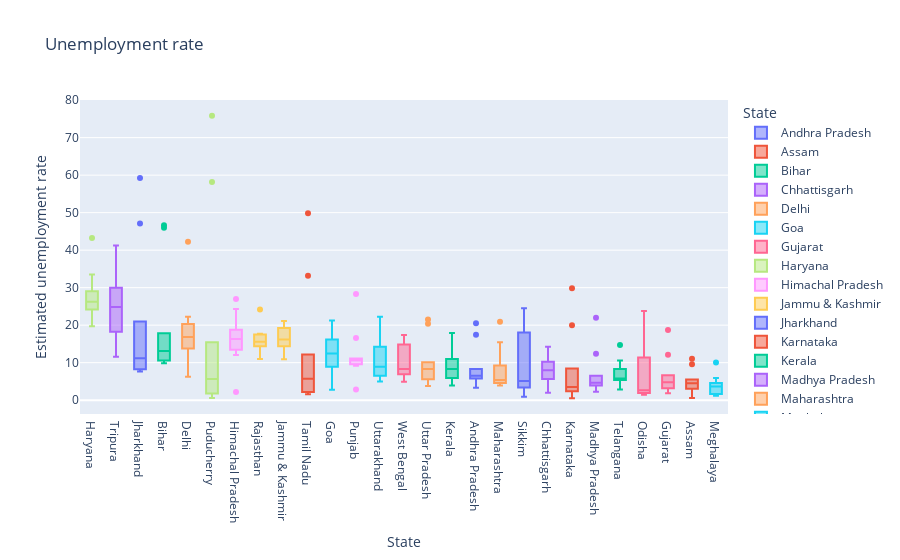

The notebook cell this image was saved under:
### Code cell
# Let's get the unempoyment rate by states using Box Plot
import plotly.express as px
fig = px.box(df, x='State', y='Estimated unemployment rate', color='State', title='Unemployment rate', template='plotly')
fig.update_layout(xaxis={'categoryorder': 'total descending'})
fig.show()

### Figure 1 — Plotly figure (JSON) as saved in the notebook; plotly's stock layout.template omitted (floating-point values rounded to 4 significant figures)
{"data": [{"alignmentgroup": "True", "hovertemplate": "State=%{x}<br>Estimated unemployment rate=%{y}<extra></extra>", "legendgroup": "Andhra Pradesh", "marker": {"color": "#636efa"}, "name": "Andhra Pradesh", "notched": false, "offsetgroup": "Andhra Pradesh", "orientation": "v", "showlegend": true, "type": "box", "x": ["Andhra Pradesh", "Andhra Pradesh", "Andhra Pradesh", "Andhra Pradesh", "Andhra Pradesh", "Andhra Pradesh", "Andhra Pradesh", "Andhra Pradesh", "Andhra Pradesh", "Andhra Pradesh"], "x0": " ", "xaxis": "x", "y": [5.48, 5.83, 5.79, 20.51, 17.43, 3.31, 8.34, 6.96, 6.4, 6.59], "y0": " ", "yaxis": "y"}, {"alignmentgroup": "True", "hovertemplate": "State=%{x}<br>Estimated unemployment rate=%{y}<extra></extra>", "legendgroup": "Assam", "marker": {"color": "#EF553B"}, "name": "Assam", "notched": false, "offsetgroup": "Assam", "orientation": "v", "showlegend": true, "type": "box", "x": ["Assam", "Assam", "Assam", "Assam", "Assam", "Assam", "Assam", "Assam", "Assam", "Assam"], "x0": " ", "xaxis": "x", "y": [4.66, 4.41, 4.77, 11.06, 9.55, 0.6, 3.77, 5.53, 1.19, 3.02], "y0": " ", "yaxis": "y"}, {"alignmentgroup": "True", "hovertemplate": "State=%{x}<br>Estimated unemployment rate=%{y}<extra></extra>", "legendgroup": "Bihar", "marker": {"color": "#00cc96"}, "name": "Bihar", "notched": false, "offsetgroup": "Bihar", "orientation": "v", "showlegend": true, "type": "box", "x": ["Bihar", "Bihar", "Bihar", "Bihar", "Bihar", "Bihar", "Bihar", "Bihar", "Bihar", "Bihar"], "x0": " ", "xaxis": "x", "y": [10.61, 10.29, 15.43, 46.64, 45.96, 17.82, 12.79, 13.44, 11.91, 9.82], "y0": " ", "yaxis": "y"}, {"alignmentgroup": "True", "hovertemplate": "State=%{x}<br>Estimated unemployment rate=%{y}<extra></extra>", "legendgroup": "Chhattisgarh", "marker": {"color": "#ab63fa"}, "name": "Chhattisgarh", "notched": false, "offsetgroup": "Chhattisgarh", "orientation": "v", "showlegend": true, "type": "box", "x": ["Chhattisgarh", "Chhattisgarh", "Chhattisgarh", "Chhattisgarh", "Chhattisgarh", "Chhattisgarh", "Chhattisgarh", "Chhattisgarh", "Chhattisgarh", "Chhattisgarh"], "x0": " ", "xaxis": "x", "y": [9.65, 8.38, 7.54, 3.41, 10.5, 14.23, 10.27, 5.63, 1.96, 6.62], "y0": " ", "yaxis": "y"}, {"alignmentgroup": "True", "hovertemplate": "State=%{x}<br>Estimated unemployment rate=%{y}<extra></extra>", "legendgroup": "Delhi", "marker": {"color": "#FFA15A"}, "name": "Delhi", "notched": false, "offsetgroup": "Delhi", "orientation": "v", "showlegend": true, "type": "box", "x": ["Delhi", "Delhi", "Delhi", "Delhi", "Delhi", "Delhi", "Delhi", "Delhi", "Delhi", "Delhi"], "x0": " ", "xaxis": "x", "y": [22.23, 14.84, 17.04, 16.68, 42.27, 18.19, 20.3, 13.79, 12.53, 6.27], "y0": " ", "yaxis": "y"}, {"alignmentgroup": "True", "hovertemplate": "State=%{x}<br>Estimated unemployment rate=%{y}<extra></extra>", "legendgroup": "Goa", "marker": {"color": "#19d3f3"}, "name": "Goa", "notched": false, "offsetgroup": "Goa", "orientation": "v", "showlegend": true, "type": "box", "x": ["Goa", "Goa", "Goa", "Goa", "Goa", "Goa", "Goa", "Goa", "Goa", "Goa"], "x0": " ", "xaxis": "x", "y": [8.89, 2.81, 5.25, 13.31, 21.25, 9.96, 17.07, 16.21, 15.38, 11.54], "y0": " ", "yaxis": "y"}, {"alignmentgroup": "True", "hovertemplate": "State=%{x}<br>Estimated unemployment rate=%{y}<extra></extra>", "legendgroup": "Gujarat", "marker": {"color": "#FF6692"}, "name": "Gujarat", "notched": false, "offsetgroup": "Gujarat", "orientation": "v", "showlegend": true, "type": "box", "x": ["Gujarat", "Gujarat", "Gujarat", "Gujarat", "Gujarat", "Gujarat", "Gujarat", "Gujarat", "Gujarat", "Gujarat"], "x0": " ", "xaxis": "x", "y": [5.54, 6.38, 6.66, 18.71, 12.11, 3.2, 1.84, 1.87, 3.42, 4.03], "y0": " ", "yaxis": "y"}, {"alignmentgroup": "True", "hovertemplate": "State=%{x}<br>Estimated unemployment rate=%{y}<extra></extra>", "legendgroup": "Haryana", "marker": {"color": "#B6E880"}, "name": "Haryana", "notched": false, "offsetgroup": "Haryana", "orientation": "v", "showlegend": true, "type": "box", "x": ["Haryana", "Haryana", "Haryana", "Haryana", "Haryana", "Haryana", "Haryana", "Haryana", "Haryana", "Haryana"], "x0": " ", "xaxis": "x", "y": [20.34, 25.77, 25.05, 43.22, 29.02, 26.7, 24.18, 33.5, 19.68, 27.31], "y0": " ", "yaxis": "y"}, {"alignmentgroup": "True", "hovertemplate": "State=%{x}<br>Estimated unemployment rate=%{y}<extra></extra>", "legendgroup": "Himachal Pradesh", "marker": {"color": "#FF97FF"}, "name": "Himachal Pradesh", "notched": false, "offsetgroup": "Himachal Pradesh", "orientation": "v", "showlegend": true, "type": "box", "x": ["Himachal Pradesh", "Himachal Pradesh", "Himachal Pradesh", "Himachal Pradesh", "Himachal Pradesh", "Himachal Pradesh", "Himachal Pradesh", "Himachal Pradesh", "Himachal Pradesh", "Himachal Pradesh"], "x0": " ", "xaxis": "x", "y": [16.83, 16.84, 18.76, 2.2, 26.95, 13.47, 24.31, 15.79, 12.04, 13.46], "y0": " ", "yaxis": "y"}, {"alignmentgroup": "True", "hovertemplate": "State=%{x}<br>Estimated unemployment rate=%{y}<extra></extra>", "legendgroup": "Jammu & Kashmir", "marker": {"color": "#FECB52"}, "name": "Jammu & Kashmir", "notched": false, "offsetgroup": "Jammu & Kashmir", "orientation": "v", "showlegend": true, "type": "box", "x": ["Jammu & Kashmir", "Jammu & Kashmir", "Jammu & Kashmir", "Jammu & Kashmir", "Jammu & Kashmir", "Jammu & Kashmir", "Jammu & Kashmir", "Jammu & Kashmir", "Jammu & Kashmir"], "x0": " ", "xaxis": "x", "y": [21.08, 20.78, 15.5, 18.74, 17.92, 10.88, 11.09, 16.17, 16.14], "y0": " ", "yaxis": "y"}, {"alignmentgroup": "True", "hovertemplate": "State=%{x}<br>Estimated unemployment rate=%{y}<extra></extra>", "legendgroup": "Jharkhand", "marker": {"color": "#636efa"}, "name": "Jharkhand", "notched": false, "offsetgroup": "Jharkhand", "orientation": "v", "showlegend": true, "type": "box", "x": ["Jharkhand", "Jharkhand", "Jharkhand", "Jharkhand", "Jharkhand", "Jharkhand", "Jharkhand", "Jharkhand", "Jharkhand", "Jharkhand"], "x0": " ", "xaxis": "x", "y": [10.61, 11.85, 8.23, 47.09, 59.23, 20.95, 7.63, 9.76, 8.24, 11.8], "y0": " ", "yaxis": "y"}, {"alignmentgroup": "True", "hovertemplate": "State=%{x}<br>Estimated unemployment rate=%{y}<extra></extra>", "legendgroup": "Karnataka", "marker": {"color": "#EF553B"}, "name": "Karnataka", "notched": false, "offsetgroup": "Karnataka", "orientation": "v", "showlegend": true, "type": "box", "x": ["Karnataka", "Karnataka", "Karnataka", "Karnataka", "Karnataka", "Karnataka", "Karnataka", "Karnataka", "Karnataka", "Karnataka"], "x0": " ", "xaxis": "x", "y": [2.86, 3.61, 3.46, 29.84, 19.97, 8.44, 4.01, 0.5, 2.41, 1.58], "y0": " ", "yaxis": "y"}, {"alignmentgroup": "True", "hovertemplate": "State=%{x}<br>Estimated unemployment rate=%{y}<extra></extra>", "legendgroup": "Kerala", "marker": {"color": "#00cc96"}, "name": "Kerala", "notched": false, "offsetgroup": "Kerala", "orientation": "v", "showlegend": true, "type": "box", "x": ["Kerala", "Kerala", "Kerala", "Kerala", "Kerala", "Kerala", "Kerala", "Kerala", "Kerala", "Kerala"], "x0": " ", "xaxis": "x", "y": [5.31, 7.6, 8.99, 16.99, 17.88, 9.71, 7.09, 10.98, 5.91, 3.88], "y0": " ", "yaxis": "y"}, {"alignmentgroup": "True", "hovertemplate": "State=%{x}<br>Estimated unemployment rate=%{y}<extra></extra>", "legendgroup": "Madhya Pradesh", "marker": {"color": "#ab63fa"}, "name": "Madhya Pradesh", "notched": false, "offsetgroup": "Madhya Pradesh", "orientation": "v", "showlegend": true, "type": "box", "x": ["Madhya Pradesh", "Madhya Pradesh", "Madhya Pradesh", "Madhya Pradesh", "Madhya Pradesh", "Madhya Pradesh", "Madhya Pradesh", "Madhya Pradesh", "Madhya Pradesh", "Madhya Pradesh"], "x0": " ", "xaxis": "x", "y": [4.11, 4.57, 2.22, 12.36, 21.98, 6.48, 5.08, 4.7, 3.91, 3.13], "y0": " ", "yaxis": "y"}, {"alignmentgroup": "True", "hovertemplate": "State=%{x}<br>Estimated unemployment rate=%{y}<extra></extra>", "legendgroup": "Maharashtra", "marker": {"color": "#FFA15A"}, "name": "Maharashtra", "notched": false, "offsetgroup": "Maharashtra", "orientation": "v", "showlegend": true, "type": "box", "x": ["Maharashtra", "Maharashtra", "Maharashtra", "Maharashtra", "Maharashtra", "Maharashtra", "Maharashtra", "Maharashtra", "Maharashtra", "Maharashtra"], "x0": " ", "xaxis": "x", "y": [4.95, 4.69, 5.79, 20.9, 15.46, 9.23, 3.89, 6.23, 4.55, 4.1], "y0": " ", "yaxis": "y"}, {"alignmentgroup": "True", "hovertemplate": "State=%{x}<br>Estimated unemployment rate=%{y}<extra></extra>", "legendgroup": "Meghalaya", "marker": {"color": "#19d3f3"}, "name": "Meghalaya", "notched": false, "offsetgroup": "Meghalaya", "orientation": "v", "showlegend": true, "type": "box", "x": ["Meghalaya", "Meghalaya", "Meghalaya", "Meghalaya", "Meghalaya", "Meghalaya", "Meghalaya", "Meghalaya", "Meghalaya", "Meghalaya"], "x0": " ", "xaxis": "x", "y": [1.66, 3.59, 1.58, 10.03, 5.92, 1.15, 2.1, 3.74, 4.29, 4.6], "y0": " ", "yaxis": "y"}, {"alignmentgroup": "True", "hovertemplate": "State=%{x}<br>Estimated unemployment rate=%{y}<extra></extra>", "legendgroup": "Odisha", "marker": {"color": "#FF6692"}, "name": "Odisha", "notched": false, "offsetgroup": "Odisha", "orientation": "v", "showlegend": true, "type": "box", "x": ["Odisha", "Odisha", "Odisha", "Odisha", "Odisha", "Odisha", "Odisha", "Odisha", "Odisha", "Odisha"], "x0": " ", "xaxis": "x", "y": [1.9, 3.12, 13.08, 23.76, 11.41, 3.77, 1.88, 1.42, 2.1, 2.18], "y0": " ", "yaxis": "y"}, {"alignmentgroup": "True", "hovertemplate": "State=%{x}<br>Estimated unemployment rate=%{y}<extra></extra>", "legendgroup": "Puducherry", "marker": {"color": "#B6E880"}, "name": "Puducherry", "notched": false, "offsetgroup": "Puducherry", "orientation": "v", "showlegend": true, "type": "box", "x": ["Puducherry", "Puducherry", "Puducherry", "Puducherry", "Puducherry", "Puducherry", "Puducherry", "Puducherry", "Puducherry", "Puducherry"], "x0": " ", "xaxis": "x", "y": [0.58, 1.76, 1.2, 75.85, 58.19, 4.24, 15.47, 5.05, 10.9, 6.18], "y0": " ", "yaxis": "y"}, {"alignmentgroup": "True", "hovertemplate": "State=%{x}<br>Estimated unemployment rate=%{y}<extra></extra>", "legendgroup": "Punjab", "marker": {"color": "#FF97FF"}, "name": "Punjab", "notched": false, "offsetgroup": "Punjab", "orientation": "v", "showlegend": true, "type": "box", "x": ["Punjab", "Punjab", "Punjab", "Punjab", "Punjab", "Punjab", "Punjab", "Punjab", "Punjab", "Punjab"], "x0": " ", "xaxis": "x", "y": [11.11, 10.97, 10.32, 2.86, 28.33, 16.55, 9.19, 10.99, 9.61, 9.88], "y0": " ", "yaxis": "y"}, {"alignmentgroup": "True", "hovertemplate": "State=%{x}<br>Estimated unemployment rate=%{y}<extra></extra>", "legendgroup": "Rajasthan", "marker": {"color": "#FECB52"}, "name": "Rajasthan", "notched": false, "offsetgroup": "Rajasthan", "orientation": "v", "showlegend": true, "type": "box", "x": ["Rajasthan", "Rajasthan", "Rajasthan", "Rajasthan", "Rajasthan", "Rajasthan", "Rajasthan", "Rajasthan", "Rajasthan", "Rajasthan"], "x0": " ", "xaxis": "x", "y": [10.97, 15.16, 11.9, 17.7, 15.74, 14.39, 15.81, 17.51, 15.35, 24.15], "y0": " ", "yaxis": "y"}, {"alignmentgroup": "True", "hovertemplate": "State=%{x}<br>Estimated unemployment rate=%{y}<extra></extra>", "legendgroup": "Sikkim", "marker": {"color": "#636efa"}, "name": "Sikkim", "notched": false, "offsetgroup": "Sikkim", "orientation": "v", "showlegend": true, "type": "box", "x": ["Sikkim", "Sikkim", "Sikkim", "Sikkim", "Sikkim", "Sikkim", "Sikkim", "Sikkim"], "x0": " ", "xaxis": "x", "y": [23.57, 2.28, 24.51, 4.46, 4.45, 12.49, 5.7, 0.88], "y0": " ", "yaxis": "y"}, {"alignmentgroup": "True", "hovertemplate": "State=%{x}<br>Estimated unemployment rate=%{y}<extra></extra>", "legendgroup": "Tamil Nadu", "marker": {"color": "#EF553B"}, "name": "Tamil Nadu", "notched": false, "offsetgroup": "Tamil Nadu", "orientation": "v", "showlegend": true, "type": "box", "x": ["Tamil Nadu", "Tamil Nadu", "Tamil Nadu", "Tamil Nadu", "Tamil Nadu", "Tamil Nadu", "Tamil Nadu", "Tamil Nadu", "Tamil Nadu", "Tamil Nadu"], "x0": " ", "xaxis": "x", "y": [1.57, 2.09, 6.4, 49.83, 33.16, 12.2, 6.81, 2.65, 5, 2.16], "y0": " ", "yaxis": "y"}, {"alignmentgroup": "True", "hovertemplate": "State=%{x}<br>Estimated unemployment rate=%{y}<extra></extra>", "legendgroup": "Telangana", "marker": {"color": "#00cc96"}, "name": "Telangana", "notched": false, "offsetgroup": "Telangana", "orientation": "v", "showlegend": true, "type": "box", "x": ["Telangana", "Telangana", "Telangana", "Telangana", "Telangana", "Telangana", "Telangana", "Telangana", "Telangana", "Telangana"], "x0": " ", "xaxis": "x", "y": [5.49, 8.29, 5.77, 6.25, 14.7, 10.55, 5.36, 5.79, 3.27, 2.86], "y0": " ", "yaxis": "y"}, {"alignmentgroup": "True", "hovertemplate": "State=%{x}<br>Estimated unemployment rate=%{y}<extra></extra>", "legendgroup": "Tripura", "marker": {"color": "#ab63fa"}, "name": "Tripura", "notched": false, "offsetgroup": "Tripura", "orientation": "v", "showlegend": true, "type": "box", "x": ["Tripura", "Tripura", "Tripura", "Tripura", "Tripura", "Tripura", "Tripura", "Tripura", "Tripura", "Tripura"], "x0": " ", "xaxis": "x", "y": [32.67, 28.4, 29.95, 41.23, 21.51, 21.71, 18.24, 27.92, 17.35, 11.57], "y0": " ", "yaxis": "y"}, {"alignmentgroup": "True", "hovertemplate": "State=%{x}<br>Estimated unemployment rate=%{y}<extra></extra>", "legendgroup": "Uttar Pradesh", "marker": {"color": "#FFA15A"}, "name": "Uttar Pradesh", "notched": false, "offsetgroup": "Uttar Pradesh", "orientation": "v", "showlegend": true, "type": "box", "x": ["Uttar Pradesh", "Uttar Pradesh", "Uttar Pradesh", "Uttar Pradesh", "Uttar Pradesh", "Uttar Pradesh", "Uttar Pradesh", "Uttar Pradesh", "Uttar Pradesh", "Uttar Pradesh"], "x0": " ", "xaxis": "x", "y": [7.58, 8.98, 10.11, 21.54, 20.41, 9.47, 5.56, 5.79, 4.18, 3.75], "y0": " ", "yaxis": "y"}, {"alignmentgroup": "True", "hovertemplate": "State=%{x}<br>Estimated unemployment rate=%{y}<extra></extra>", "legendgroup": "Uttarakhand", "marker": {"color": "#19d3f3"}, "name": "Uttarakhand", "notched": false, "offsetgroup": "Uttarakhand", "orientation": "v", "showlegend": true, "type": "box", "x": ["Uttarakhand", "Uttarakhand", "Uttarakhand", "Uttarakhand", "Uttarakhand", "Uttarakhand", "Uttarakhand", "Uttarakhand", "Uttarakhand", "Uttarakhand"], "x0": " ", "xaxis": "x", "y": [5.49, 4.99, 19.85, 6.48, 8.01, 8.61, 12.38, 14.26, 22.26, 9.23], "y0": " ", "yaxis": "y"}, {"alignmentgroup": "True", "hovertemplate": "State=%{x}<br>Estimated unemployment rate=%{y}<extra></extra>", "legendgroup": "West Bengal", "marker": {"color": "#FF6692"}, "name": "West Bengal", "notched": false, "offsetgroup": "West Bengal", "orientation": "v", "showlegend": true, "type": "box", "x": ["West Bengal", "West Bengal", "West Bengal", "West Bengal", "West Bengal", "West Bengal", "West Bengal", "West Bengal", "West Bengal", "West Bengal"], "x0": " ", "xaxis": "x", "y": [6.94, 4.92, 6.92, 17.41, 17.41, 7.29, 6.83, 14.87, 9.35, 9.98], "y0": " ", "yaxis": "y"}], "layout": {"boxmode": "overlay", "legend": {"title": {"text": "State"}, "tracegroupgap": 0}, "title": {"text": "Unemployment rate"}, "xaxis": {"anchor": "y", "categoryarray": ["Andhra Pradesh", "Assam", "Bihar", "Chhattisgarh", "Delhi", "Goa", "Gujarat", "Haryana", "Himachal Pradesh", "Jammu & Kashmir", "Jharkhand", "Karnataka", "Kerala", "Madhya Pradesh", "Maharashtra", "Meghalaya", "Odisha", "Puducherry", "Punjab", "Rajasthan", "Sikkim", "Tamil Nadu", "Telangana", "Tripura", "Uttar Pradesh", "Uttarakhand", "West Bengal"], "categoryorder": "total descending", "domain": [0, 1], "title": {"text": "State"}}, "yaxis": {"anchor": "x", "domain": [0, 1], "title": {"text": "Estimated unemployment rate"}}}}
